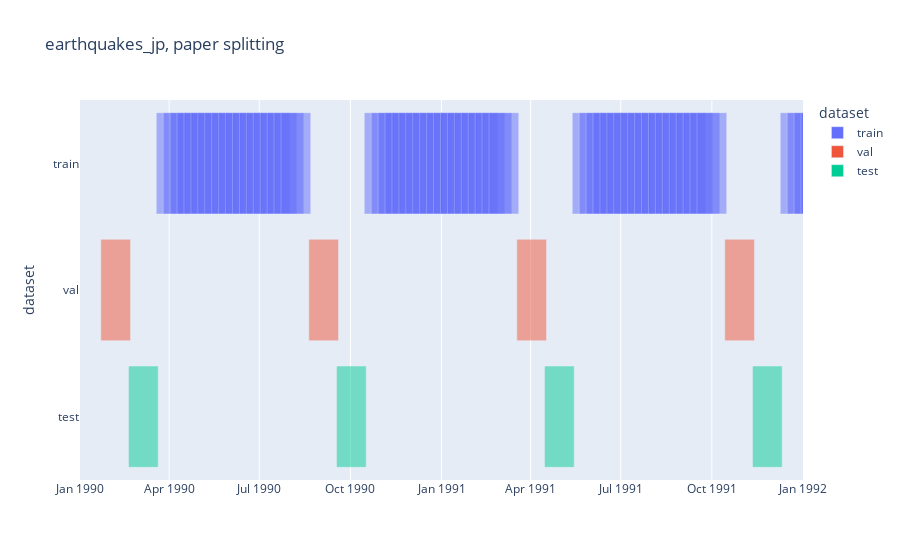

Notebook code cell kept with this figure:
### Code cell
plot_timeline(
    train_set, val_set, test_set, 
    xlim=[datetime.date(1990, 1, 1), datetime.date(1992, 1, 1)],
    title=f"{data}, paper splitting",
    save_dir=PLOTLY_SAVE_DIR
)

### Figure 1 — Plotly figure (JSON) as saved in the notebook; plotly's stock layout.template omitted (floating-point values rounded to 4 significant figures; data arrays with more than 128 entries replaced by an {"elided": "..."} marker saying what was removed)
{"data": [{"alignmentgroup": "True", "base": {"elided": "950 str values"}, "hovertemplate": "dataset=%{y}<br>start=%{base}<br>finish=%{x}<extra></extra>", "legendgroup": "train", "marker": {"color": "#636efa", "opacity": 0.5, "pattern": {"shape": ""}}, "name": "train", "offsetgroup": "train", "orientation": "h", "showlegend": true, "textposition": "auto", "type": "bar", "x": {"elided": "950 int values"}, "xaxis": "x", "y": {"elided": "950 str values"}, "yaxis": "y"}, {"alignmentgroup": "True", "base": ["1990-01-22", "1990-08-20", "1991-03-18", "1991-10-14", "1992-05-11", "1992-12-07", "1993-07-05", "1994-01-31", "1994-08-29", "1995-03-27", "1995-10-23", "1996-05-20", "1996-12-16", "1997-07-14", "1998-02-09", "1998-09-07", "1999-04-05", "1999-11-01", "2000-05-29", "2000-12-25", "2001-07-23", "2002-02-18", "2002-09-16", "2003-04-14", "2003-11-10", "2004-06-07", "2005-01-03", "2005-08-01", "2006-02-27", "2006-09-25", "2007-04-23", "2007-11-19", "2008-06-16", "2009-01-12", "2009-08-10", "2010-03-08", "2010-10-04", "2012-07-02", "2013-01-28", "2013-08-26", "2014-03-24", "2014-10-20", "2015-05-18", "2015-12-14", "2016-07-11", "2017-02-06", "2017-09-04", "2018-04-02", "2018-10-29", "2019-05-27"], "hovertemplate": "dataset=%{y}<br>start=%{base}<br>finish=%{x}<extra></extra>", "legendgroup": "val", "marker": {"color": "#EF553B", "opacity": 0.5, "pattern": {"shape": ""}}, "name": "val", "offsetgroup": "val", "orientation": "h", "showlegend": true, "textposition": "auto", "type": "bar", "x": [2592000000, 2592000000, 2592000000, 2592000000, 2592000000, 2592000000, 2592000000, 2592000000, 2592000000, 2592000000, 2592000000, 2592000000, 2592000000, 2592000000, 2592000000, 2592000000, 2592000000, 2592000000, 2592000000, 2592000000, 2592000000, 2592000000, 2592000000, 2592000000, 2592000000, 2592000000, 2592000000, 2592000000, 2592000000, 2592000000, 2592000000, 2592000000, 2592000000, 2592000000, 2592000000, 2592000000, 2592000000, 2592000000, 2592000000, 2592000000, 2592000000, 2592000000, 2592000000, 2592000000, 2592000000, 2592000000, 2592000000, 2592000000, 2592000000, 2592000000], "xaxis": "x", "y": ["val", "val", "val", "val", "val", "val", "val", "val", "val", "val", "val", "val", "val", "val", "val", "val", "val", "val", "val", "val", "val", "val", "val", "val", "val", "val", "val", "val", "val", "val", "val", "val", "val", "val", "val", "val", "val", "val", "val", "val", "val", "val", "val", "val", "val", "val", "val", "val", "val", "val"], "yaxis": "y"}, {"alignmentgroup": "True", "base": ["1990-02-19", "1990-09-17", "1991-04-15", "1991-11-11", "1992-06-08", "1993-01-04", "1993-08-02", "1994-02-28", "1994-09-26", "1995-04-24", "1995-11-20", "1996-06-17", "1997-01-13", "1997-08-11", "1998-03-09", "1998-10-05", "1999-05-03", "1999-11-29", "2000-06-26", "2001-01-22", "2001-08-20", "2002-03-18", "2002-10-14", "2003-05-12", "2003-12-08", "2004-07-05", "2005-01-31", "2005-08-29", "2006-03-27", "2006-10-23", "2007-05-21", "2007-12-17", "2008-07-14", "2009-02-09", "2009-09-07", "2010-04-05", "2012-01-02", "2012-07-30", "2013-02-25", "2013-09-23", "2014-04-21", "2014-11-17", "2015-06-15", "2016-01-11", "2016-08-08", "2017-03-06", "2017-10-02", "2018-04-30", "2018-11-26", "2019-06-24"], "hovertemplate": "dataset=%{y}<br>start=%{base}<br>finish=%{x}<extra></extra>", "legendgroup": "test", "marker": {"color": "#00cc96", "opacity": 0.5, "pattern": {"shape": ""}}, "name": "test", "offsetgroup": "test", "orientation": "h", "showlegend": true, "textposition": "auto", "type": "bar", "x": [2592000000, 2592000000, 2592000000, 2592000000, 2592000000, 2592000000, 2592000000, 2592000000, 2592000000, 2592000000, 2592000000, 2592000000, 2592000000, 2592000000, 2592000000, 2592000000, 2592000000, 2592000000, 2592000000, 2592000000, 2592000000, 2592000000, 2592000000, 2592000000, 2592000000, 2592000000, 2592000000, 2592000000, 2592000000, 2592000000, 2592000000, 2592000000, 2592000000, 2592000000, 2592000000, 2592000000, 2592000000, 2592000000, 2592000000, 2592000000, 2592000000, 2592000000, 2592000000, 2592000000, 2592000000, 2592000000, 2592000000, 2592000000, 2592000000, 2592000000], "xaxis": "x", "y": ["test", "test", "test", "test", "test", "test", "test", "test", "test", "test", "test", "test", "test", "test", "test", "test", "test", "test", "test", "test", "test", "test", "test", "test", "test", "test", "test", "test", "test", "test", "test", "test", "test", "test", "test", "test", "test", "test", "test", "test", "test", "test", "test", "test", "test", "test", "test", "test", "test", "test"], "yaxis": "y"}], "layout": {"barmode": "overlay", "legend": {"title": {"text": "dataset"}, "tracegroupgap": 0}, "title": {"text": "earthquakes_jp, paper splitting"}, "xaxis": {"anchor": "y", "domain": [0, 1], "range": ["1990-01-01", "1992-01-01"], "type": "date"}, "yaxis": {"anchor": "x", "categoryarray": ["test", "val", "train"], "categoryorder": "array", "domain": [0, 1], "title": {"text": "dataset"}}}}
